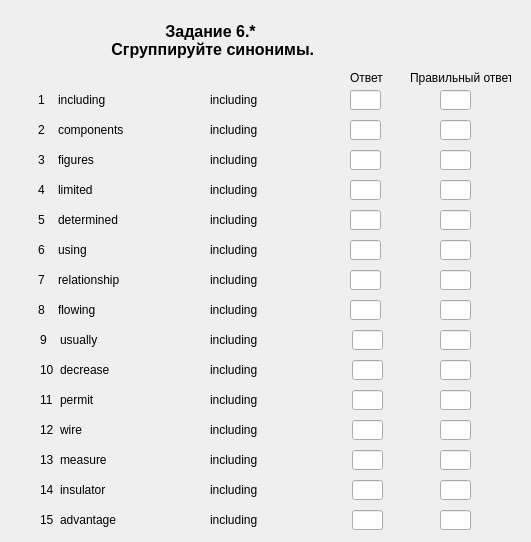
<?xml version="1.0" encoding="UTF-8"?>
<ui version="4.0">
 <class>Zadanie6_part1_var1</class>
 <widget class="QWidget" name="Zadanie6_part1_var1">
  <property name="geometry">
   <rect>
    <x>0</x>
    <y>0</y>
    <width>531</width>
    <height>542</height>
   </rect>
  </property>
  <property name="windowTitle">
   <string>Form</string>
  </property>
  <widget class="QLabel" name="label_title">
   <property name="geometry">
    <rect>
     <x>20</x>
     <y>20</y>
     <width>381</width>
     <height>41</height>
    </rect>
   </property>
   <property name="font">
    <font>
     <pointsize>12</pointsize>
     <weight>75</weight>
     <bold>true</bold>
     <strikeout>false</strikeout>
    </font>
   </property>
   <property name="cursor">
    <cursorShape>ArrowCursor</cursorShape>
   </property>
   <property name="text">
    <string>Задание 6.*
 Сгруппируйте синонимы.</string>
   </property>
   <property name="textFormat">
    <enum>Qt::AutoText</enum>
   </property>
   <property name="alignment">
    <set>Qt::AlignCenter</set>
   </property>
  </widget>
  <widget class="QLineEdit" name="lineEdit_answer_12">
   <property name="geometry">
    <rect>
     <x>352</x>
     <y>420</y>
     <width>31</width>
     <height>20</height>
    </rect>
   </property>
  </widget>
  <widget class="QLabel" name="label_number_11">
   <property name="geometry">
    <rect>
     <x>40</x>
     <y>390</y>
     <width>16</width>
     <height>20</height>
    </rect>
   </property>
   <property name="text">
    <string>11</string>
   </property>
  </widget>
  <widget class="QLabel" name="label_word_5">
   <property name="geometry">
    <rect>
     <x>58</x>
     <y>210</y>
     <width>81</width>
     <height>20</height>
    </rect>
   </property>
   <property name="text">
    <string>determined</string>
   </property>
  </widget>
  <widget class="QLineEdit" name="lineEdit_answer_10">
   <property name="geometry">
    <rect>
     <x>352</x>
     <y>360</y>
     <width>31</width>
     <height>20</height>
    </rect>
   </property>
  </widget>
  <widget class="QLabel" name="label_number_8">
   <property name="geometry">
    <rect>
     <x>38</x>
     <y>300</y>
     <width>16</width>
     <height>20</height>
    </rect>
   </property>
   <property name="text">
    <string>8</string>
   </property>
  </widget>
  <widget class="QLineEdit" name="lineEdit_answer_3">
   <property name="geometry">
    <rect>
     <x>350</x>
     <y>150</y>
     <width>31</width>
     <height>20</height>
    </rect>
   </property>
  </widget>
  <widget class="QLabel" name="label_number_15">
   <property name="geometry">
    <rect>
     <x>40</x>
     <y>510</y>
     <width>16</width>
     <height>20</height>
    </rect>
   </property>
   <property name="text">
    <string>15</string>
   </property>
  </widget>
  <widget class="QLineEdit" name="lineEdit_answer_11">
   <property name="geometry">
    <rect>
     <x>352</x>
     <y>390</y>
     <width>31</width>
     <height>20</height>
    </rect>
   </property>
  </widget>
  <widget class="QLabel" name="label_number_10">
   <property name="geometry">
    <rect>
     <x>40</x>
     <y>360</y>
     <width>16</width>
     <height>20</height>
    </rect>
   </property>
   <property name="text">
    <string>10</string>
   </property>
  </widget>
  <widget class="QLabel" name="label_word_9">
   <property name="geometry">
    <rect>
     <x>60</x>
     <y>330</y>
     <width>81</width>
     <height>20</height>
    </rect>
   </property>
   <property name="text">
    <string>usually</string>
   </property>
  </widget>
  <widget class="QLabel" name="label_number_1">
   <property name="geometry">
    <rect>
     <x>38</x>
     <y>90</y>
     <width>16</width>
     <height>20</height>
    </rect>
   </property>
   <property name="text">
    <string>1</string>
   </property>
  </widget>
  <widget class="QLineEdit" name="lineEdit_answer_6">
   <property name="geometry">
    <rect>
     <x>350</x>
     <y>240</y>
     <width>31</width>
     <height>20</height>
    </rect>
   </property>
  </widget>
  <widget class="QLabel" name="label_number_12">
   <property name="geometry">
    <rect>
     <x>40</x>
     <y>420</y>
     <width>16</width>
     <height>20</height>
    </rect>
   </property>
   <property name="text">
    <string>12</string>
   </property>
  </widget>
  <widget class="QLabel" name="label_word_14">
   <property name="geometry">
    <rect>
     <x>60</x>
     <y>480</y>
     <width>81</width>
     <height>20</height>
    </rect>
   </property>
   <property name="text">
    <string>insulator</string>
   </property>
  </widget>
  <widget class="QLineEdit" name="lineEdit_answer_8">
   <property name="geometry">
    <rect>
     <x>350</x>
     <y>300</y>
     <width>31</width>
     <height>20</height>
    </rect>
   </property>
  </widget>
  <widget class="QLabel" name="label_number_14">
   <property name="geometry">
    <rect>
     <x>40</x>
     <y>480</y>
     <width>16</width>
     <height>20</height>
    </rect>
   </property>
   <property name="text">
    <string>14</string>
   </property>
  </widget>
  <widget class="QLabel" name="label_number_4">
   <property name="geometry">
    <rect>
     <x>38</x>
     <y>180</y>
     <width>16</width>
     <height>20</height>
    </rect>
   </property>
   <property name="text">
    <string>4</string>
   </property>
  </widget>
  <widget class="QLabel" name="label_word_3">
   <property name="geometry">
    <rect>
     <x>58</x>
     <y>150</y>
     <width>81</width>
     <height>20</height>
    </rect>
   </property>
   <property name="text">
    <string>figures</string>
   </property>
  </widget>
  <widget class="QLabel" name="label_word_4">
   <property name="geometry">
    <rect>
     <x>58</x>
     <y>180</y>
     <width>81</width>
     <height>20</height>
    </rect>
   </property>
   <property name="text">
    <string>limited</string>
   </property>
  </widget>
  <widget class="QLabel" name="label_word_13">
   <property name="geometry">
    <rect>
     <x>60</x>
     <y>450</y>
     <width>81</width>
     <height>20</height>
    </rect>
   </property>
   <property name="text">
    <string>measure</string>
   </property>
  </widget>
  <widget class="QLineEdit" name="lineEdit_answer_9">
   <property name="geometry">
    <rect>
     <x>352</x>
     <y>330</y>
     <width>31</width>
     <height>20</height>
    </rect>
   </property>
  </widget>
  <widget class="QLabel" name="label_word_1">
   <property name="geometry">
    <rect>
     <x>58</x>
     <y>90</y>
     <width>81</width>
     <height>20</height>
    </rect>
   </property>
   <property name="text">
    <string>including</string>
   </property>
  </widget>
  <widget class="QLabel" name="label_number_9">
   <property name="geometry">
    <rect>
     <x>40</x>
     <y>330</y>
     <width>16</width>
     <height>20</height>
    </rect>
   </property>
   <property name="text">
    <string>9</string>
   </property>
  </widget>
  <widget class="QLabel" name="label_word_8">
   <property name="geometry">
    <rect>
     <x>58</x>
     <y>300</y>
     <width>81</width>
     <height>20</height>
    </rect>
   </property>
   <property name="text">
    <string>flowing</string>
   </property>
  </widget>
  <widget class="QLabel" name="label_word_7">
   <property name="geometry">
    <rect>
     <x>58</x>
     <y>270</y>
     <width>81</width>
     <height>20</height>
    </rect>
   </property>
   <property name="text">
    <string>relationship</string>
   </property>
  </widget>
  <widget class="QLabel" name="label_word_10">
   <property name="geometry">
    <rect>
     <x>60</x>
     <y>360</y>
     <width>81</width>
     <height>20</height>
    </rect>
   </property>
   <property name="text">
    <string>decrease</string>
   </property>
  </widget>
  <widget class="QLabel" name="label_word_2">
   <property name="geometry">
    <rect>
     <x>58</x>
     <y>120</y>
     <width>81</width>
     <height>20</height>
    </rect>
   </property>
   <property name="text">
    <string>components</string>
   </property>
  </widget>
  <widget class="QLineEdit" name="lineEdit_answer_4">
   <property name="geometry">
    <rect>
     <x>350</x>
     <y>180</y>
     <width>31</width>
     <height>20</height>
    </rect>
   </property>
  </widget>
  <widget class="QLineEdit" name="lineEdit_answer_14">
   <property name="geometry">
    <rect>
     <x>352</x>
     <y>480</y>
     <width>31</width>
     <height>20</height>
    </rect>
   </property>
  </widget>
  <widget class="QLineEdit" name="lineEdit_answer_2">
   <property name="geometry">
    <rect>
     <x>350</x>
     <y>120</y>
     <width>31</width>
     <height>20</height>
    </rect>
   </property>
  </widget>
  <widget class="QLabel" name="label_word_15">
   <property name="geometry">
    <rect>
     <x>60</x>
     <y>510</y>
     <width>81</width>
     <height>20</height>
    </rect>
   </property>
   <property name="text">
    <string>advantage</string>
   </property>
  </widget>
  <widget class="QLabel" name="label_number_6">
   <property name="geometry">
    <rect>
     <x>38</x>
     <y>240</y>
     <width>16</width>
     <height>20</height>
    </rect>
   </property>
   <property name="text">
    <string>6</string>
   </property>
  </widget>
  <widget class="QLineEdit" name="lineEdit_answer_7">
   <property name="geometry">
    <rect>
     <x>350</x>
     <y>270</y>
     <width>31</width>
     <height>20</height>
    </rect>
   </property>
  </widget>
  <widget class="QLabel" name="label_number_7">
   <property name="geometry">
    <rect>
     <x>38</x>
     <y>270</y>
     <width>16</width>
     <height>20</height>
    </rect>
   </property>
   <property name="text">
    <string>7</string>
   </property>
  </widget>
  <widget class="QLabel" name="label_word_12">
   <property name="geometry">
    <rect>
     <x>60</x>
     <y>420</y>
     <width>81</width>
     <height>20</height>
    </rect>
   </property>
   <property name="text">
    <string>wire</string>
   </property>
  </widget>
  <widget class="QLabel" name="label_number_13">
   <property name="geometry">
    <rect>
     <x>40</x>
     <y>450</y>
     <width>16</width>
     <height>20</height>
    </rect>
   </property>
   <property name="text">
    <string>13</string>
   </property>
  </widget>
  <widget class="QLineEdit" name="lineEdit_answer_1">
   <property name="geometry">
    <rect>
     <x>350</x>
     <y>90</y>
     <width>31</width>
     <height>20</height>
    </rect>
   </property>
   <property name="text">
    <string/>
   </property>
  </widget>
  <widget class="QLineEdit" name="lineEdit_answer_13">
   <property name="geometry">
    <rect>
     <x>352</x>
     <y>450</y>
     <width>31</width>
     <height>20</height>
    </rect>
   </property>
  </widget>
  <widget class="QLineEdit" name="lineEdit_answer_15">
   <property name="geometry">
    <rect>
     <x>352</x>
     <y>510</y>
     <width>31</width>
     <height>20</height>
    </rect>
   </property>
  </widget>
  <widget class="QLabel" name="label_number_2">
   <property name="geometry">
    <rect>
     <x>38</x>
     <y>120</y>
     <width>16</width>
     <height>20</height>
    </rect>
   </property>
   <property name="text">
    <string>2</string>
   </property>
  </widget>
  <widget class="QLabel" name="label_number_5">
   <property name="geometry">
    <rect>
     <x>38</x>
     <y>210</y>
     <width>16</width>
     <height>20</height>
    </rect>
   </property>
   <property name="text">
    <string>5</string>
   </property>
  </widget>
  <widget class="QLabel" name="label_number_3">
   <property name="geometry">
    <rect>
     <x>38</x>
     <y>150</y>
     <width>16</width>
     <height>20</height>
    </rect>
   </property>
   <property name="text">
    <string>3</string>
   </property>
  </widget>
  <widget class="QLabel" name="label_word_6">
   <property name="geometry">
    <rect>
     <x>58</x>
     <y>240</y>
     <width>81</width>
     <height>20</height>
    </rect>
   </property>
   <property name="text">
    <string>using</string>
   </property>
  </widget>
  <widget class="QLabel" name="label_word_11">
   <property name="geometry">
    <rect>
     <x>60</x>
     <y>390</y>
     <width>81</width>
     <height>20</height>
    </rect>
   </property>
   <property name="text">
    <string>permit</string>
   </property>
  </widget>
  <widget class="QLineEdit" name="lineEdit_answer_5">
   <property name="geometry">
    <rect>
     <x>350</x>
     <y>210</y>
     <width>31</width>
     <height>20</height>
    </rect>
   </property>
  </widget>
  <widget class="QLabel" name="label_21">
   <property name="geometry">
    <rect>
     <x>350</x>
     <y>70</y>
     <width>41</width>
     <height>16</height>
    </rect>
   </property>
   <property name="text">
    <string>Ответ</string>
   </property>
  </widget>
  <widget class="QLabel" name="label_22">
   <property name="geometry">
    <rect>
     <x>410</x>
     <y>70</y>
     <width>101</width>
     <height>16</height>
    </rect>
   </property>
   <property name="text">
    <string>Правильный ответ</string>
   </property>
  </widget>
  <widget class="QLineEdit" name="lineEdit_answer_16">
   <property name="geometry">
    <rect>
     <x>440</x>
     <y>90</y>
     <width>31</width>
     <height>20</height>
    </rect>
   </property>
   <property name="text">
    <string/>
   </property>
  </widget>
  <widget class="QLineEdit" name="lineEdit_answer_17">
   <property name="geometry">
    <rect>
     <x>440</x>
     <y>120</y>
     <width>31</width>
     <height>20</height>
    </rect>
   </property>
   <property name="text">
    <string/>
   </property>
  </widget>
  <widget class="QLineEdit" name="lineEdit_answer_18">
   <property name="geometry">
    <rect>
     <x>440</x>
     <y>150</y>
     <width>31</width>
     <height>20</height>
    </rect>
   </property>
   <property name="text">
    <string/>
   </property>
  </widget>
  <widget class="QLineEdit" name="lineEdit_answer_19">
   <property name="geometry">
    <rect>
     <x>440</x>
     <y>180</y>
     <width>31</width>
     <height>20</height>
    </rect>
   </property>
   <property name="text">
    <string/>
   </property>
  </widget>
  <widget class="QLineEdit" name="lineEdit_answer_20">
   <property name="geometry">
    <rect>
     <x>440</x>
     <y>210</y>
     <width>31</width>
     <height>20</height>
    </rect>
   </property>
   <property name="text">
    <string/>
   </property>
  </widget>
  <widget class="QLineEdit" name="lineEdit_answer_21">
   <property name="geometry">
    <rect>
     <x>440</x>
     <y>240</y>
     <width>31</width>
     <height>20</height>
    </rect>
   </property>
   <property name="text">
    <string/>
   </property>
  </widget>
  <widget class="QLineEdit" name="lineEdit_answer_22">
   <property name="geometry">
    <rect>
     <x>440</x>
     <y>270</y>
     <width>31</width>
     <height>20</height>
    </rect>
   </property>
   <property name="text">
    <string/>
   </property>
  </widget>
  <widget class="QLineEdit" name="lineEdit_answer_23">
   <property name="geometry">
    <rect>
     <x>440</x>
     <y>300</y>
     <width>31</width>
     <height>20</height>
    </rect>
   </property>
   <property name="text">
    <string/>
   </property>
  </widget>
  <widget class="QLineEdit" name="lineEdit_answer_24">
   <property name="geometry">
    <rect>
     <x>440</x>
     <y>330</y>
     <width>31</width>
     <height>20</height>
    </rect>
   </property>
   <property name="text">
    <string/>
   </property>
  </widget>
  <widget class="QLineEdit" name="lineEdit_answer_25">
   <property name="geometry">
    <rect>
     <x>440</x>
     <y>360</y>
     <width>31</width>
     <height>20</height>
    </rect>
   </property>
   <property name="text">
    <string/>
   </property>
  </widget>
  <widget class="QLineEdit" name="lineEdit_answer_26">
   <property name="geometry">
    <rect>
     <x>440</x>
     <y>390</y>
     <width>31</width>
     <height>20</height>
    </rect>
   </property>
   <property name="text">
    <string/>
   </property>
  </widget>
  <widget class="QLineEdit" name="lineEdit_answer_27">
   <property name="geometry">
    <rect>
     <x>440</x>
     <y>420</y>
     <width>31</width>
     <height>20</height>
    </rect>
   </property>
   <property name="text">
    <string/>
   </property>
  </widget>
  <widget class="QLineEdit" name="lineEdit_answer_28">
   <property name="geometry">
    <rect>
     <x>440</x>
     <y>450</y>
     <width>31</width>
     <height>20</height>
    </rect>
   </property>
   <property name="text">
    <string/>
   </property>
  </widget>
  <widget class="QLineEdit" name="lineEdit_answer_29">
   <property name="geometry">
    <rect>
     <x>440</x>
     <y>480</y>
     <width>31</width>
     <height>20</height>
    </rect>
   </property>
   <property name="text">
    <string/>
   </property>
  </widget>
  <widget class="QLineEdit" name="lineEdit_answer_30">
   <property name="geometry">
    <rect>
     <x>440</x>
     <y>510</y>
     <width>31</width>
     <height>20</height>
    </rect>
   </property>
   <property name="text">
    <string/>
   </property>
  </widget>
  <widget class="QLabel" name="label_word_16">
   <property name="geometry">
    <rect>
     <x>210</x>
     <y>90</y>
     <width>101</width>
     <height>20</height>
    </rect>
   </property>
   <property name="text">
    <string>including</string>
   </property>
  </widget>
  <widget class="QLabel" name="label_word_17">
   <property name="geometry">
    <rect>
     <x>210</x>
     <y>120</y>
     <width>111</width>
     <height>20</height>
    </rect>
   </property>
   <property name="text">
    <string>including</string>
   </property>
  </widget>
  <widget class="QLabel" name="label_word_18">
   <property name="geometry">
    <rect>
     <x>210</x>
     <y>150</y>
     <width>101</width>
     <height>20</height>
    </rect>
   </property>
   <property name="text">
    <string>including</string>
   </property>
  </widget>
  <widget class="QLabel" name="label_word_19">
   <property name="geometry">
    <rect>
     <x>210</x>
     <y>180</y>
     <width>101</width>
     <height>20</height>
    </rect>
   </property>
   <property name="text">
    <string>including</string>
   </property>
  </widget>
  <widget class="QLabel" name="label_word_20">
   <property name="geometry">
    <rect>
     <x>210</x>
     <y>210</y>
     <width>101</width>
     <height>20</height>
    </rect>
   </property>
   <property name="text">
    <string>including</string>
   </property>
  </widget>
  <widget class="QLabel" name="label_word_21">
   <property name="geometry">
    <rect>
     <x>210</x>
     <y>240</y>
     <width>101</width>
     <height>20</height>
    </rect>
   </property>
   <property name="text">
    <string>including</string>
   </property>
  </widget>
  <widget class="QLabel" name="label_word_22">
   <property name="geometry">
    <rect>
     <x>210</x>
     <y>270</y>
     <width>101</width>
     <height>20</height>
    </rect>
   </property>
   <property name="text">
    <string>including</string>
   </property>
  </widget>
  <widget class="QLabel" name="label_word_23">
   <property name="geometry">
    <rect>
     <x>210</x>
     <y>300</y>
     <width>101</width>
     <height>20</height>
    </rect>
   </property>
   <property name="text">
    <string>including</string>
   </property>
  </widget>
  <widget class="QLabel" name="label_word_24">
   <property name="geometry">
    <rect>
     <x>210</x>
     <y>330</y>
     <width>101</width>
     <height>20</height>
    </rect>
   </property>
   <property name="text">
    <string>including</string>
   </property>
  </widget>
  <widget class="QLabel" name="label_word_25">
   <property name="geometry">
    <rect>
     <x>210</x>
     <y>360</y>
     <width>101</width>
     <height>20</height>
    </rect>
   </property>
   <property name="text">
    <string>including</string>
   </property>
  </widget>
  <widget class="QLabel" name="label_word_26">
   <property name="geometry">
    <rect>
     <x>210</x>
     <y>390</y>
     <width>101</width>
     <height>20</height>
    </rect>
   </property>
   <property name="text">
    <string>including</string>
   </property>
  </widget>
  <widget class="QLabel" name="label_word_27">
   <property name="geometry">
    <rect>
     <x>210</x>
     <y>420</y>
     <width>101</width>
     <height>20</height>
    </rect>
   </property>
   <property name="text">
    <string>including</string>
   </property>
  </widget>
  <widget class="QLabel" name="label_word_28">
   <property name="geometry">
    <rect>
     <x>210</x>
     <y>450</y>
     <width>101</width>
     <height>20</height>
    </rect>
   </property>
   <property name="text">
    <string>including</string>
   </property>
  </widget>
  <widget class="QLabel" name="label_word_29">
   <property name="geometry">
    <rect>
     <x>210</x>
     <y>480</y>
     <width>101</width>
     <height>20</height>
    </rect>
   </property>
   <property name="text">
    <string>including</string>
   </property>
  </widget>
  <widget class="QLabel" name="label_word_30">
   <property name="geometry">
    <rect>
     <x>210</x>
     <y>510</y>
     <width>101</width>
     <height>20</height>
    </rect>
   </property>
   <property name="text">
    <string>including</string>
   </property>
  </widget>
 </widget>
 <resources/>
 <connections/>
</ui>
